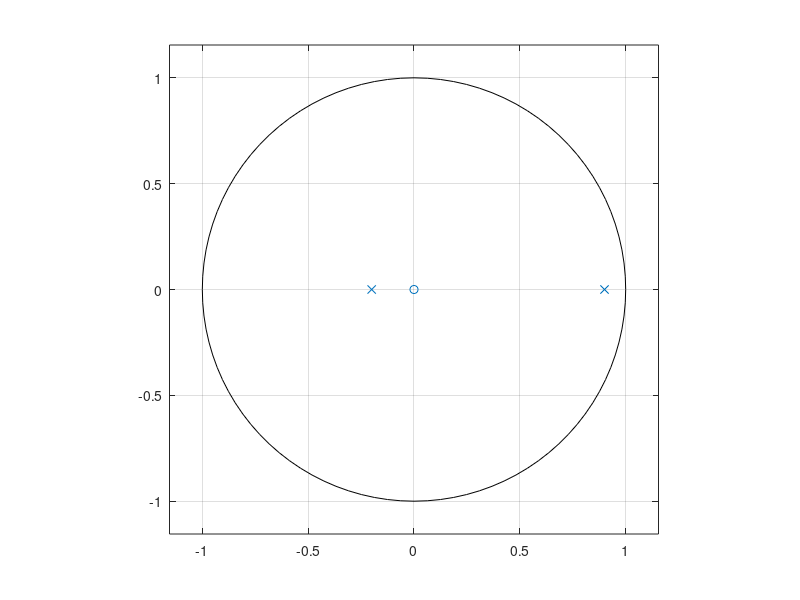
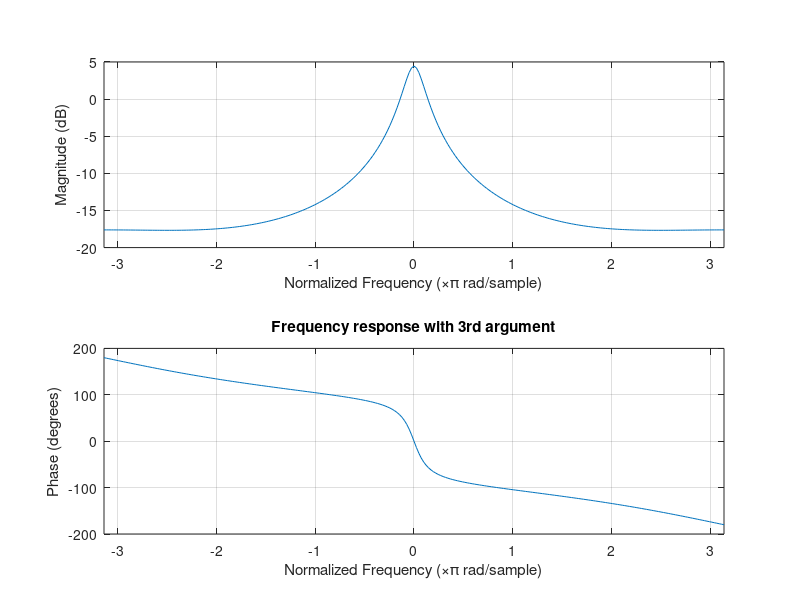
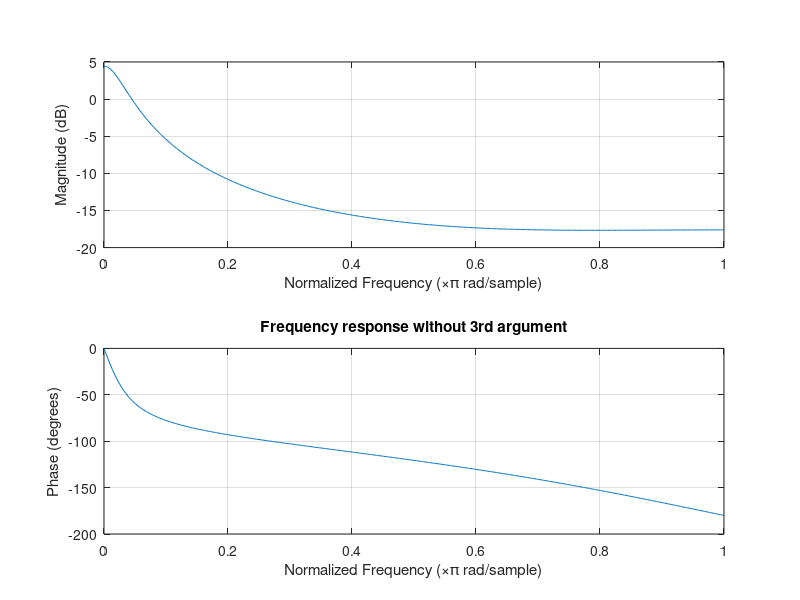
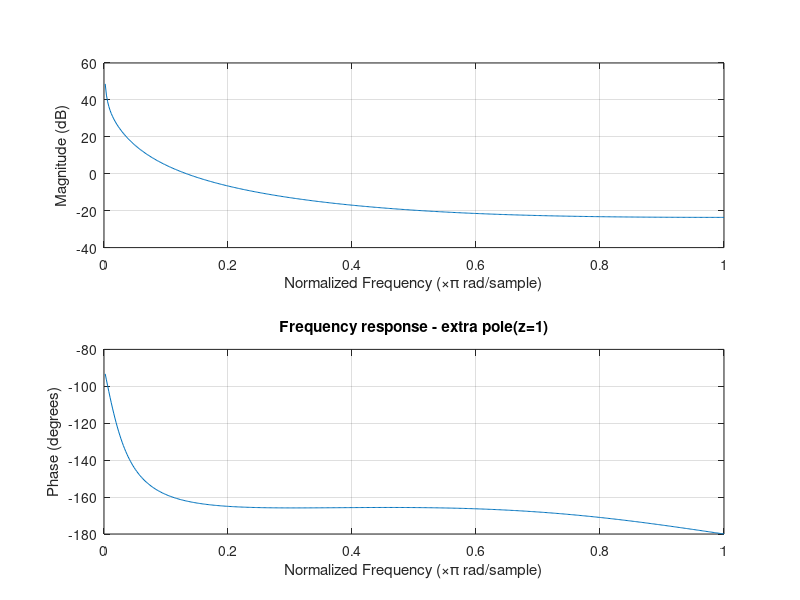

Recreate these plots in MATLAB, in order.
clear all; close all; clc

%b
fs=1;       %sampling frequency
Ts=1/fs;

num1=[0.2 0];
den1=[1 -0.9];
G1=tf(num1,den1,Ts);

num2=[0 1];
den2=[1 0.2];
G2=tf(num2,den2,Ts);

H = G1*G2;
[num den] = tfdata(H, 'v');


zplane(num, den);

%d

f = -pi:pi/128:pi;
figure();
freqz(num, den, f);
title("Frequency response with 3rd argument");

figure();
freqz(num, den);
title("Frequency response without 3rd argument");

%e
den_2 = [1 -1.7 0.52 0.18]; % new denimonator

figure(4);
freqz(num, den_2);
title('Frequency response - extra pole(z=1)');



